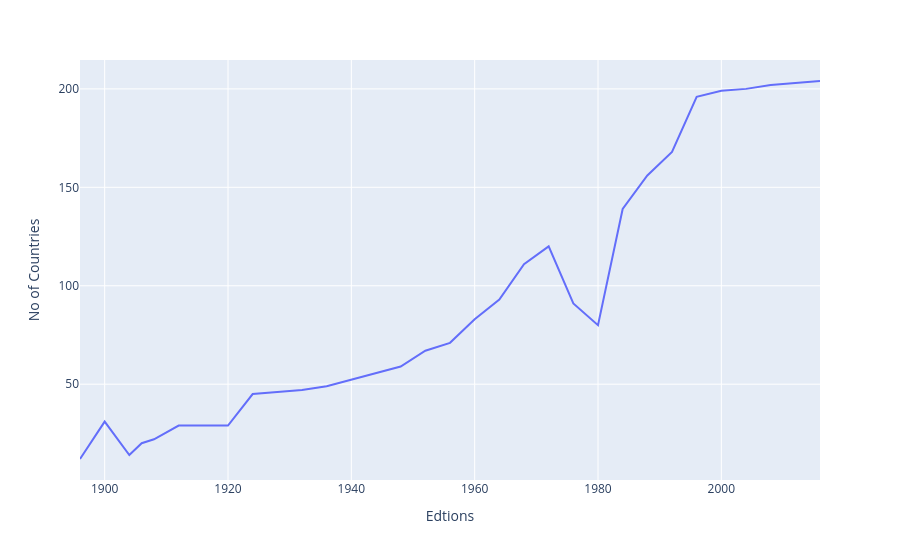

Notebook code cell kept with this figure:
### Code cell
import plotly.express as px
fig=px.line(nations_over_time,x='Edtions',y='No of Countries')
fig.show()

### Figure 1 — Plotly figure (JSON) as saved in the notebook; plotly's stock layout.template omitted (floating-point values rounded to 4 significant figures)
{"data": [{"hovertemplate": "Edtions=%{x}<br>No of Countries=%{y}<extra></extra>", "legendgroup": "", "line": {"color": "#636efa", "dash": "solid"}, "marker": {"symbol": "circle"}, "mode": "lines", "name": "", "orientation": "v", "showlegend": false, "type": "scatter", "x": [1896, 1900, 1904, 1906, 1908, 1912, 1920, 1924, 1928, 1932, 1936, 1948, 1952, 1956, 1960, 1964, 1968, 1972, 1976, 1980, 1984, 1988, 1992, 1996, 2000, 2004, 2008, 2012, 2016], "xaxis": "x", "y": [12, 31, 14, 20, 22, 29, 29, 45, 46, 47, 49, 59, 67, 71, 83, 93, 111, 120, 91, 80, 139, 156, 168, 196, 199, 200, 202, 203, 204], "yaxis": "y"}], "layout": {"legend": {"tracegroupgap": 0}, "margin": {"t": 60}, "xaxis": {"anchor": "y", "domain": [0, 1], "title": {"text": "Edtions"}}, "yaxis": {"anchor": "x", "domain": [0, 1], "title": {"text": "No of Countries"}}}}
